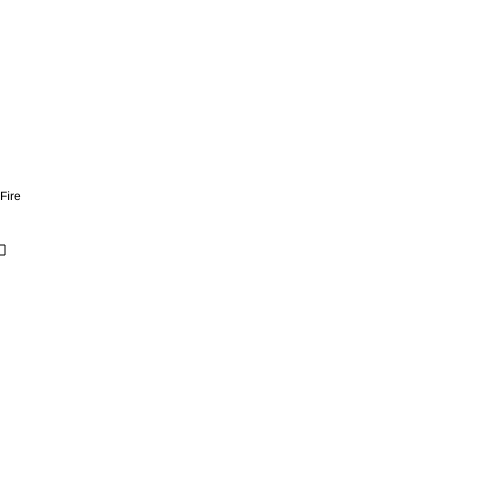
Frame 1 (no input)
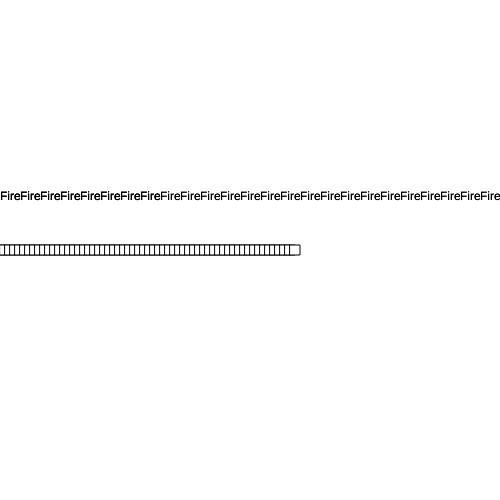
Frame 60 (no input)
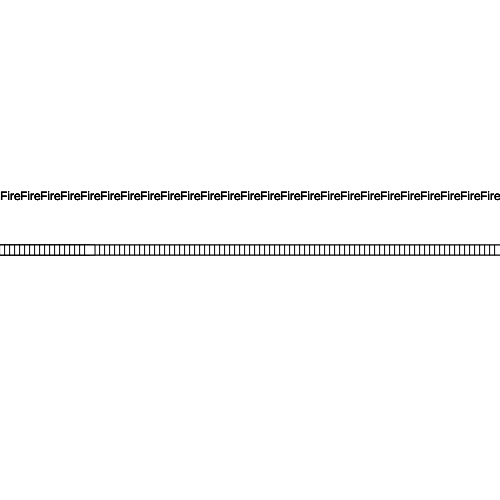
Frame 120 (the mouse pressed at the canvas centre since frame 60)

The p5.js sketch that drew these frames (run headless with seeded random() and noise() and a simulated clock; from frame 60 on, the mouse is pressed at the canvas centre):

// p5.js sketch
// ── sketch.js
var x=0, y=0 ;

function setup() {
  createCanvas(500, 500);
  rectMode(CENTER) ;
}

function draw() {
  rect(x, 250, 10, 10)
  x = x + 5;
  if(x>width){
    x=0 ;
  }
  text("Fire", y, 200) ;
  y = y + 20;
  if(y>width){
    y=0 ;
  }
}
